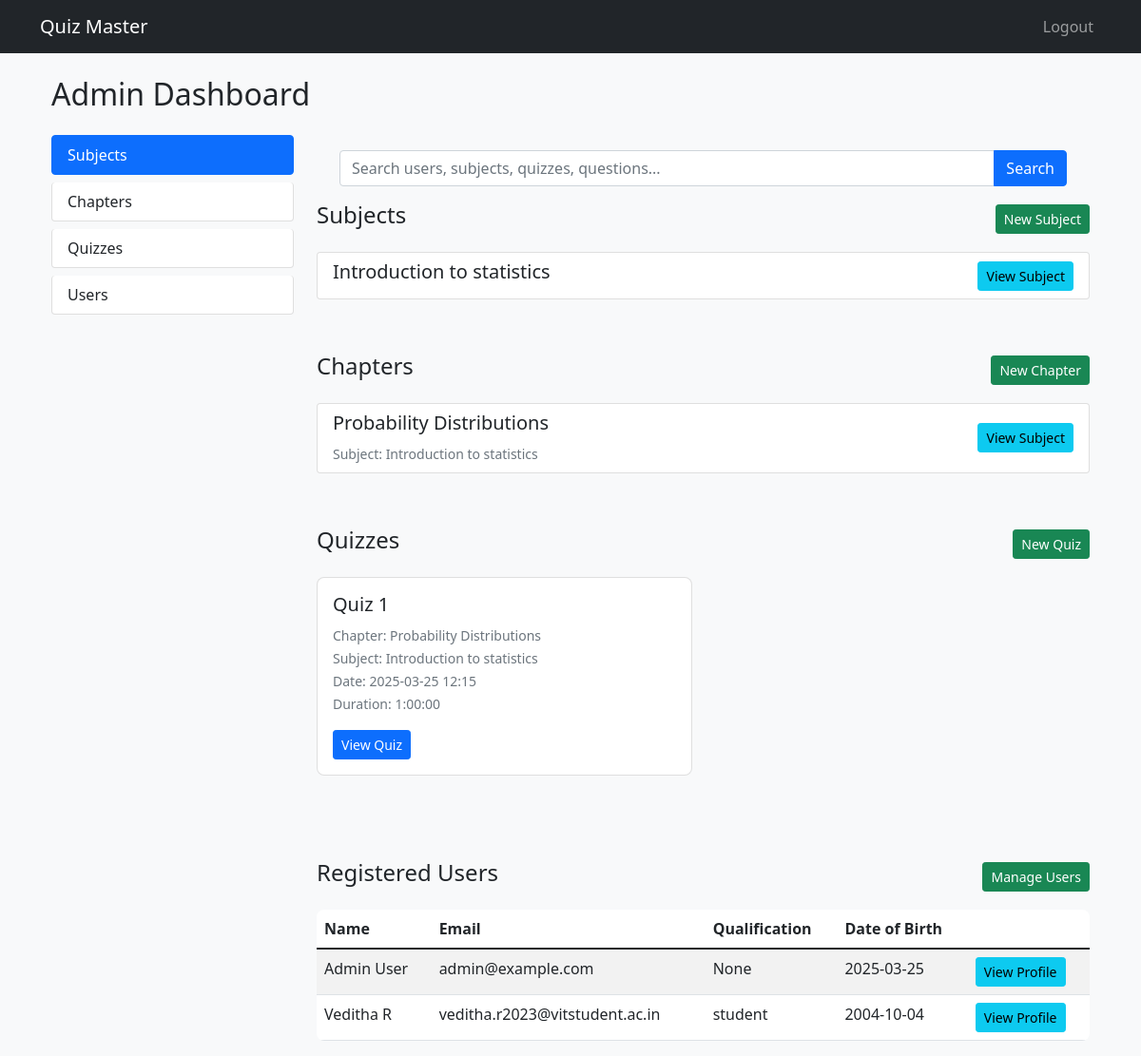
The page /admin/dashboard (signed in) on the database its author committed.
### app.py (models this page shows)
class Subject(db.Model):
    __tablename__ = 'subject'
    subject_id = db.Column(db.Integer, primary_key=True)
    name = db.Column(db.String(100), unique=True, nullable=False)
    description = db.Column(db.Text)
    chapters = db.relationship('Chapters', backref='subject', lazy=True)

class Chapters(db.Model):
    __tablename__ = 'chapters'
    chapter_id = db.Column(db.Integer, primary_key=True)
    name = db.Column(db.String(100), nullable=False)
    description = db.Column(db.Text)
    subject_id = db.Column(db.Integer, db.ForeignKey('subject.subject_id'), nullable=False)
    quizzes = db.relationship('Quiz', backref='chapter', lazy=True)

class Quiz(db.Model):
    __tablename__ = 'quiz'
    quiz_id = db.Column(db.Integer, primary_key=True)
    name = db.Column(db.String(150), nullable=False)
    chapter_id = db.Column(db.Integer, db.ForeignKey('chapters.chapter_id'), nullable=False)
    date_of_quiz = db.Column(db.DateTime, nullable=False)
    time_duration = db.Column(db.Interval, nullable=False, default=timedelta(hours=1))
    end_time = db.Column(db.DateTime, nullable=False)
    remarks = db.Column(db.Text)
    questions = db.relationship('Questions', backref='quiz', lazy=True)
    scores = db.relationship('Scores', backref='quiz', lazy=True)

class Users(db.Model):
    __tablename__ = 'users'
    user_id = db.Column(db.Integer, primary_key=True)
    email = db.Column(db.String(120), unique=True, nullable=False)
    password = db.Column(db.String(255), nullable=False)
    fullname = db.Column(db.String(100), nullable=False)
    qualification = db.Column(db.String(100))
    dob = db.Column(db.Date, nullable=False)
    is_admin = db.Column(db.Boolean, default=False)
    scores = db.relationship('Scores', backref='user', lazy=True)

### app.py (the view)
@app.route('/admin/dashboard')
@login_required
@admin_required
def admin_dashboard():
    users = Users.query.all()
    subjects = Subject.query.all()
    chapters = Chapters.query.all()
    quizzes = Quiz.query.all()
    return render_template('admin_dashboard.html',
                         users=users,
                         subjects=subjects,
                         chapters=chapters,
                         quizzes=quizzes)

### app.py (called while the page is built)
def login_required(f):
    @wraps(f)
    def decorated(*args, **kwargs):
        if 'user_id' not in session:
            return redirect(url_for('login'))
        return f(*args, **kwargs)
    return decorated

def admin_required(f):
    @wraps(f)
    def decorated(*args, **kwargs):
        user = Users.query.get(session['user_id'])
        if not user or not user.is_admin:
            abort(403)
        return f(*args, **kwargs)
    return decorated

### templates/admin_dashboard.html (shortened to what this page needs)
{% extends "base.html" %}
{% block content %}
<div class="container-fluid mt-4">
    <h2 class="mb-4">Admin Dashboard</h2>
    <div class="row">
        <div class="col-md-3">
            <div class="list-group">
                <a href="#subjects" class="list-group-item list-group-item-action active">Subjects</a>
                <a href="#chapters" class="list-group-item list-group-item-action">Chapters</a>
                <a href="#quizzes" class="list-group-item list-group-item-action">Quizzes</a>
                <a href="#users" class="list-group-item list-group-item-action">Users</a>
            </div>
        </div>
        <div class="col-md-9">
            <div class="container-fluid mt-3">
                <form action="{{ url_for('admin_search') }}" method="GET" class="mb-3">
                    <div class="input-group">
                        <input type="text" name="q" class="form-control" placeholder="Search users, subjects, quizzes, questions..." required>
                        <button type="submit" class="btn btn-primary">Search</button>
                    </div>
                </form>
            </div>
            <div id="subjects" class="mb-5">
                <div class="d-flex justify-content-between align-items-center mb-3">
                    <h4>Subjects</h4>
                    <a href="{{ url_for('create_subject') }}" class="btn btn-success btn-sm">New Subject</a>
                </div>
                <div class="list-group">
                    {% for subject in subjects %}
                    <div class="list-group-item">
                        <div class="d-flex justify-content-between align-items-center">
                            <div>
                                <h5>{{ subject.name }}</h5>
                            </div>
                            <div>
                                <a href="{{ url_for('subject_page', subject_id=subject.subject_id) }}" class="btn btn-info btn-sm">View Subject</a>
                            </div>
                        </div>
                    </div>
                    {% endfor %}
                </div>
            </div>
            <div id="chapters" class="mb-5">
                <div class="d-flex justify-content-between align-items-center mb-3">
                    <h4>Chapters</h4>
                    <a href="{{ url_for('create_chapter') }}" class="btn btn-success btn-sm">New Chapter</a>
                </div>
                <div class="list-group">
                    {% for chapter in chapters %}
                    <div class="list-group-item">
                        <div class="d-flex justify-content-between align-items-center">
                            <div>
                                <h5>{{ chapter.name }}</h5>
                                <small class="text-muted">Subject: {{ chapter.subject.name }}</small>
                            </div>
                            <div>
                                <a href="{{ url_for('subject_page', subject_id=chapter.subject_id) }}" class="btn btn-info btn-sm">View Subject</a>
                            </div>
                        </div>
                    </div>
                    {% endfor %}
                </div>
            </div>
            <div id="quizzes" class="mb-5">
                <div class="d-flex justify-content-between align-items-center mb-3">
                    <h4>Quizzes</h4>
                    <a href="{{ url_for('create_quiz') }}" class="btn btn-success btn-sm">New Quiz</a>
                </div>
                <div class="row">
                    {% for quiz in quizzes %}
                    <div class="col-md-6 mb-3">
                        <div class="card">
                            <div class="card-body">
                                <h5 class="card-title">{{ quiz.name }}</h5>
                                <p class="card-text">
                                    <small class="text-muted">
                                        Chapter: {{ quiz.chapter.name }}<br>
                                        Subject: {{ quiz.chapter.subject.name }}<br>
                                        Date: {{ quiz.date_of_quiz.strftime('%Y-%m-%d %H:%M') }}<br>
                                        Duration: {{ quiz.time_duration }}
                                    </small>
                                </p>
                                <div class="btn-group">
                                    <a href="{{ url_for('quiz_page', quiz_id=quiz.quiz_id) }}" class="btn btn-primary btn-sm">View Quiz</a>
                                </div>
                            </div>
                        </div>
                    </div>
                    {% endfor %}
                </div>
            </div>
            <div id="users">
                <div class="d-flex justify-content-between align-items-center mb-3">
                    <h4>Registered Users</h4>
                    <a href="{{ url_for('manage_users') }}" class="btn btn-success btn-sm">Manage Users</a>
                </div>
                <table class="table table-striped">
                    <thead>
                        <tr>
                            <th>Name</th>
                            <th>Email</th>
                            <th>Qualification</th>
                            <th>Date of Birth</th>
                            <th></th>
                        </tr>
                    </thead>
                    <tbody>
                        {% for user in users %}
                        <tr>
                            <td>{{ user.fullname }}</td>
                            <td>{{ user.email }}</td>
                            <td>{{ user.qualification }}</td>
                            <td>{{ user.dob.strftime('%Y-%m-%d') }}</td>
                            <td><a href="{{ url_for('user_profile', user_id=user.user_id) }}" class="btn btn-info btn-sm">View Profile</a></td>
                        </tr>
                        {% endfor %}
                    </tbody>
                </table>
            </div>
        </div>
    </div>
</div>
{% endblock %}

### static/styles.css (style rules this page uses)
.card { margin-bottom: 1.5rem; border-radius: 0.5rem; }
.list-group-item { margin-bottom: 0.5rem; border-radius: 0.25rem; }
.btn-primary { background-color: #0d6efd; border-color: #0d6efd; }
.table { background-color: white; border-radius: 0.5rem; overflow: hidden; }

### rows shown on the page
Subject: name "Introduction to statistics"
Chapters: name "Probability Distributions", subject.name "Introduction to statistics"
Quiz: name "Quiz 1", chapter.name "Probability Distributions", chapter.subject.name "Introduction to statistics", date_of_quiz "2025-03-25 12:15", time_duration "1:00:00"
Users: fullname "Admin User", email "admin@example.com", qualification "None", dob "2025-03-25"
Users: fullname "Veditha R", email "veditha.r2023@vitstudent.ac.in", qualification "student", dob "2004-10-04"
